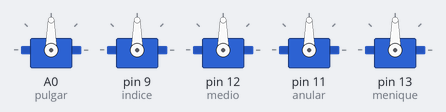
Simulated run of this sketch. Board: Arduino Uno, built with avr-gcc and run on an emulated ATmega328P. On the bench: 5 × servo.

Above: at 0.05 s.
At 4.0 s:
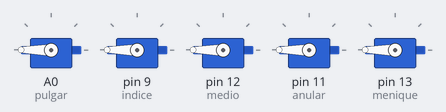
Timing chart, 0 to 5.2 s (numbered marks = the images above):
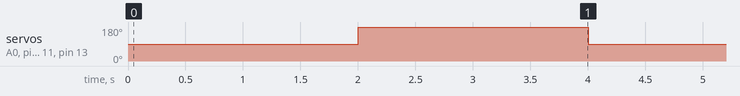

Measured:
- by itself, servo on A0 (pulgar), servo on pin 9 (indice), servo on pin 12 (medio), servo on pin 11 (anular), servo on pin 13 (menique): alternates 180° for 2.0 s and 90° for 2.0 s

The sketch:

prueba_servos.ino
```cpp
#include <Servo.h>

Servo pulgar;
Servo indice;
Servo medio;
Servo anular;
Servo menique;

void setup() {
  pulgar.attach(A0);
  indice.attach(9);
  medio.attach(12);
  anular.attach(11);
  menique.attach(13);
}

void loop() {

  pulgar.write(90);
  indice.write(90);
  medio.write(90);
  anular.write(90);
  menique.write(90);

  delay(2000);

  pulgar.write(180);
  indice.write(180);
  medio.write(180);
  anular.write(180);
  menique.write(180);

  delay(2000);
}
```
